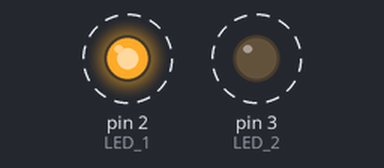
The sketch below on a simulated Arduino Uno, built with avr-gcc and run on an emulated ATmega328P. On the bench: output pins drawn as LEDs (lit = HIGH). Dashed ring = blinking.

Above: at 0.2 s.
Timing chart, 0 to 3.0 s (numbered marks = the images above):
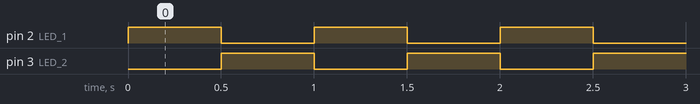

Measured:
- by itself, pin 2 (LED_1), pin 3 (LED_2): alternates HIGH for 0.50 s and LOW for 0.50 s
- by itself, everything shown: repeats every 1.0 s, in 3 steps

The sketch:

Pisca_Pisca_Intermitente_com_2_LEDs.ino
```cpp
void setup(){
  pinMode(2, OUTPUT);  // LED 1
  pinMode(3, OUTPUT);  // LED 2
}

void loop(){
    digitalWrite(2, HIGH);  // acende o LED 1
    delay(500);  // espera, com o LED 1 ligado, por 0,5 segundo
    digitalWrite(2, LOW);  // apaga o LED 1
    digitalWrite(3, HIGH);  // acende o LED 2
    delay(500);  // espera, com o LED 2 ligado, por 0,5 segundo
    digitalWrite(3, LOW);  // apaga o LED 2
}
```
